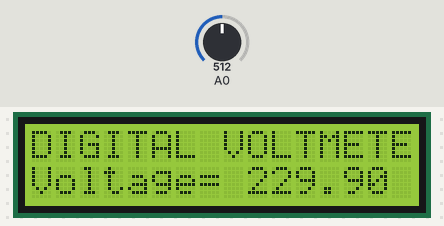
Simulated run of this sketch. Board: Arduino Uno, built with avr-gcc and run on an emulated ATmega328P. Shown: 16×2 character LCD. Inputs (shaded band) come from the test bench; at power-on: A0 = 512. What the sketch prints to the serial monitor is not drawn.

Above: at 1.2 s.
1.3 s: A0 set to 716
At 2.4 s:
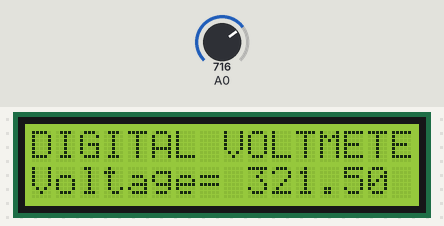
2.8 s: A0 set to 900
At 4.0 s:
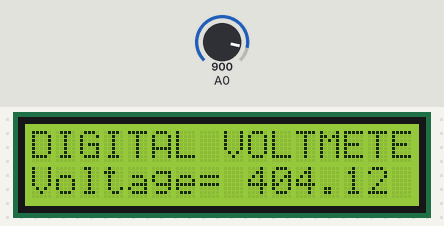
4.4 s: A0 set to 1023
At 5.6 s:
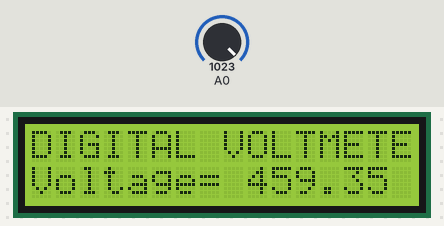
Timing chart, 0 to 7.4 s (numbered marks = the images above; inputs shaded):
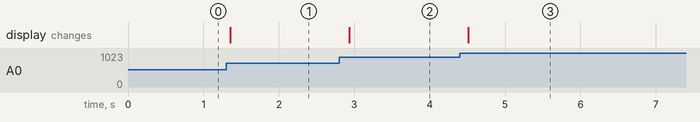

The sketch:

I2C_lcd_test.ino
```cpp
#include <Wire.h>
#include <LiquidCrystal_I2C.h>

  LiquidCrystal_I2C lcd(0x27, 16, 2);
  float input_voltage = 0.0;
  float temp=0.0;
  float r1=90900.0;
  float r2=10000.0;

void setup() {
  // put your setup code here, to run once:
  Serial.begin(9600);     //  opens serial port, sets data rate to 9600 bps
  lcd.begin();
  lcd.print("DIGITAL VOLTMETER");


}

void loop() {
  // put your main code here, to run repeatedly:
  int analog_value = analogRead(A0);
   temp = (analog_value * 4.9) / 1024.0;
   input_voltage = (temp / (r2/(r1+r2)))*9.3;

   if (input_voltage < 0.1)
   {
     input_voltage=0.0;
   }
    Serial.print("v= ");
    Serial.println(input_voltage);
    lcd.setCursor(0, 1);
    lcd.print("Voltage= ");
    lcd.print(input_voltage);
    delay(300);
}
```

Measured:
- after the input at 1.3 s, the display: changes after 0.06 s (image 1)
- after the input at 2.8 s, the display: changes after 0.14 s (image 2)
- after the input at 4.4 s, the display: changes after 0.11 s (image 3)
